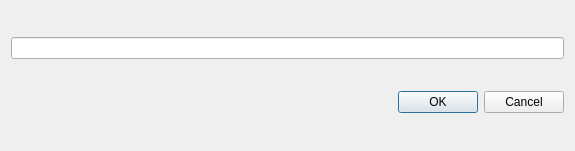
<?xml version="1.0" encoding="UTF-8"?>
<ui version="4.0">
 <class>DialogFormula</class>
 <widget class="QDialog" name="DialogFormula">
  <property name="geometry">
   <rect>
    <x>0</x>
    <y>0</y>
    <width>575</width>
    <height>151</height>
   </rect>
  </property>
  <property name="windowTitle">
   <string>Cargar clausulas desde una fórmula</string>
  </property>
  <layout class="QGridLayout" name="gridLayout">
   <item row="0" column="0">
    <widget class="QLineEdit" name="lineaFormula"/>
   </item>
   <item row="1" column="0">
    <widget class="QDialogButtonBox" name="buttonBox">
     <property name="orientation">
      <enum>Qt::Horizontal</enum>
     </property>
     <property name="standardButtons">
      <set>QDialogButtonBox::Cancel|QDialogButtonBox::Ok</set>
     </property>
    </widget>
   </item>
  </layout>
 </widget>
 <resources/>
 <connections>
  <connection>
   <sender>buttonBox</sender>
   <signal>accepted()</signal>
   <receiver>DialogFormula</receiver>
   <slot>cargarFormula()</slot>
   <hints>
    <hint type="sourcelabel">
     <x>227</x>
     <y>103</y>
    </hint>
    <hint type="destinationlabel">
     <x>157</x>
     <y>150</y>
    </hint>
   </hints>
  </connection>
  <connection>
   <sender>buttonBox</sender>
   <signal>rejected()</signal>
   <receiver>DialogFormula</receiver>
   <slot>reject()</slot>
   <hints>
    <hint type="sourcelabel">
     <x>295</x>
     <y>109</y>
    </hint>
    <hint type="destinationlabel">
     <x>286</x>
     <y>150</y>
    </hint>
   </hints>
  </connection>
 </connections>
 <slots>
  <slot>cargarFormula()</slot>
 </slots>
</ui>
